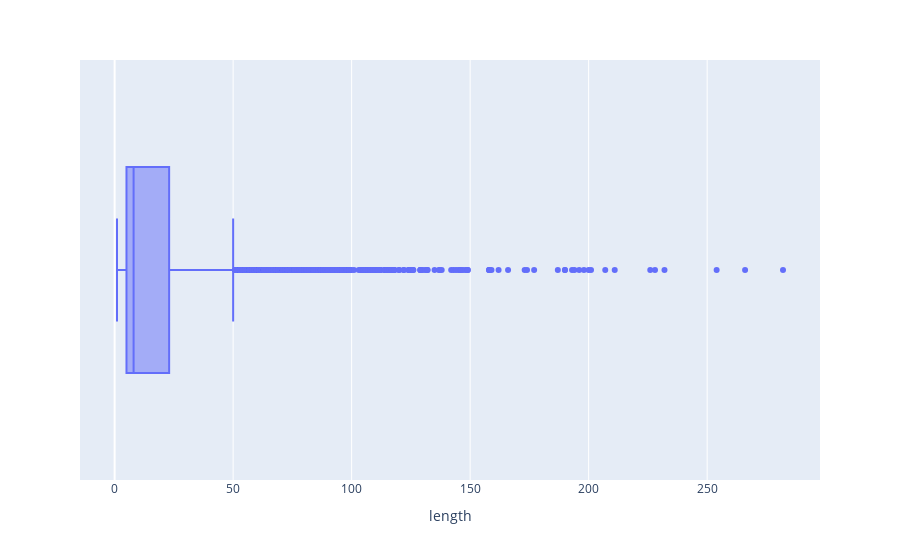

The code cell stored with this chart in its notebook:
### Code cell
fig = px.box(x = length)

fig.update_layout({'xaxis': {'title': 'length'}})

### Figure 1 — Plotly figure (JSON) as saved in the notebook; plotly's stock layout.template omitted (floating-point values rounded to 4 significant figures; data arrays with more than 128 entries replaced by an {"elided": "..."} marker saying what was removed)
{"data": [{"alignmentgroup": "True", "hovertemplate": "x=%{x}<extra></extra>", "legendgroup": "", "marker": {"color": "#636efa"}, "name": "", "notched": false, "offsetgroup": "", "orientation": "h", "showlegend": false, "type": "box", "x": {"elided": "5486 int values"}, "x0": " ", "xaxis": "x", "y0": " ", "yaxis": "y"}], "layout": {"boxmode": "group", "legend": {"tracegroupgap": 0}, "margin": {"t": 60}, "xaxis": {"anchor": "y", "domain": [0, 1], "title": {"text": "length"}}, "yaxis": {"anchor": "x", "domain": [0, 1]}}}
